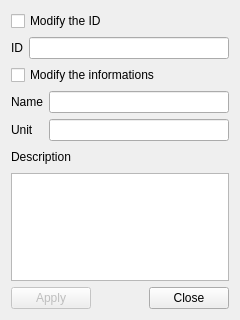
<?xml version="1.0" encoding="UTF-8"?>
<ui version="4.0">
 <class>FeatureDialog</class>
 <widget class="QDialog" name="FeatureDialog">
  <property name="geometry">
   <rect>
    <x>0</x>
    <y>0</y>
    <width>240</width>
    <height>320</height>
   </rect>
  </property>
  <property name="windowTitle">
   <string>Show/Modify Feature</string>
  </property>
  <layout class="QVBoxLayout" name="verticalLayout">
   <item>
    <widget class="QCheckBox" name="idCheck">
     <property name="text">
      <string>Modify the ID</string>
     </property>
    </widget>
   </item>
   <item>
    <layout class="QHBoxLayout" name="horizontalLayout">
     <item>
      <widget class="QLabel" name="label">
       <property name="text">
        <string>ID</string>
       </property>
       <property name="buddy">
        <cstring>idEdit</cstring>
       </property>
      </widget>
     </item>
     <item>
      <widget class="QLineEdit" name="idEdit">
       <property name="readOnly">
        <bool>true</bool>
       </property>
      </widget>
     </item>
    </layout>
   </item>
   <item>
    <widget class="QCheckBox" name="checkBox">
     <property name="text">
      <string>Modify the informations</string>
     </property>
    </widget>
   </item>
   <item>
    <layout class="QGridLayout" name="gridLayout">
     <item row="0" column="0">
      <widget class="QLabel" name="label_2">
       <property name="text">
        <string>Name</string>
       </property>
       <property name="buddy">
        <cstring>nameEdit</cstring>
       </property>
      </widget>
     </item>
     <item row="0" column="1">
      <widget class="QLineEdit" name="nameEdit">
       <property name="readOnly">
        <bool>true</bool>
       </property>
      </widget>
     </item>
     <item row="1" column="0">
      <widget class="QLabel" name="label_4">
       <property name="text">
        <string>Unit</string>
       </property>
       <property name="buddy">
        <cstring>unitEdit</cstring>
       </property>
      </widget>
     </item>
     <item row="1" column="1">
      <widget class="QLineEdit" name="unitEdit">
       <property name="readOnly">
        <bool>true</bool>
       </property>
      </widget>
     </item>
    </layout>
   </item>
   <item>
    <layout class="QHBoxLayout" name="horizontalLayout_2">
     <item>
      <widget class="QLabel" name="label_5">
       <property name="text">
        <string>Description</string>
       </property>
       <property name="buddy">
        <cstring>desEdit</cstring>
       </property>
      </widget>
     </item>
     <item>
      <spacer name="horizontalSpacer">
       <property name="orientation">
        <enum>Qt::Horizontal</enum>
       </property>
       <property name="sizeHint" stdset="0">
        <size>
         <width>40</width>
         <height>20</height>
        </size>
       </property>
      </spacer>
     </item>
    </layout>
   </item>
   <item>
    <widget class="QPlainTextEdit" name="desEdit">
     <property name="readOnly">
      <bool>true</bool>
     </property>
    </widget>
   </item>
   <item>
    <layout class="QHBoxLayout" name="horizontalLayout_3">
     <item>
      <widget class="QPushButton" name="applyButton">
       <property name="enabled">
        <bool>false</bool>
       </property>
       <property name="text">
        <string>Apply</string>
       </property>
       <property name="checkable">
        <bool>false</bool>
       </property>
      </widget>
     </item>
     <item>
      <spacer name="horizontalSpacer_2">
       <property name="orientation">
        <enum>Qt::Horizontal</enum>
       </property>
       <property name="sizeHint" stdset="0">
        <size>
         <width>40</width>
         <height>20</height>
        </size>
       </property>
      </spacer>
     </item>
     <item>
      <widget class="QPushButton" name="closeButton">
       <property name="text">
        <string>Close</string>
       </property>
      </widget>
     </item>
    </layout>
   </item>
  </layout>
 </widget>
 <resources/>
 <connections/>
 <slots>
  <slot>checkData()</slot>
 </slots>
</ui>
